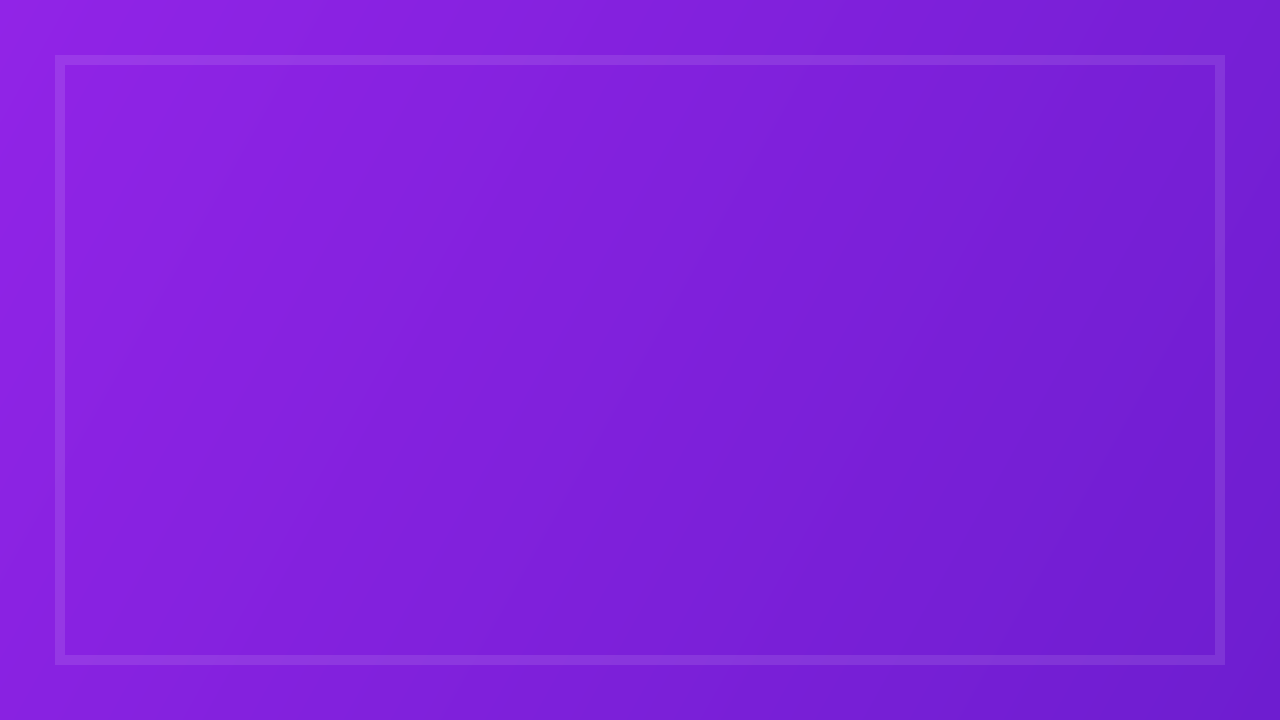
#> input picture asset/template1/brect.png, 1280 x 720 px
$ python ying.py asset/template1/brect.png out.png   (older library calls are emulated)
#> lines starting #> are read from the running program, lines starting #| are printed output that depends on the picture; after the words box and inside, x2 and y2 are one past the last pixel; in counts of white or black regions, pixels touching at a corner belong together
import numpy as np
import matplotlib.pyplot as plt
import imageio
import scipy, scipy.misc, scipy.signal
import cv2
import sys

def computeTextureWeights(fin, sigma, sharpness):
    dt0_v = np.vstack((np.diff(fin, n=1, axis=0), fin[0,:]-fin[-1,:]))
    dt0_h = np.vstack((np.diff(fin, n=1, axis=1).conj().T, fin[:,0].conj().T-fin[:,-1].conj().T)).conj().T

    gauker_h = scipy.signal.convolve2d(dt0_h, np.ones((1,sigma)), mode='same')
    gauker_v = scipy.signal.convolve2d(dt0_v, np.ones((sigma,1)), mode='same')

    W_h = 1/(np.abs(gauker_h)*np.abs(dt0_h)+sharpness)
    W_v = 1/(np.abs(gauker_v)*np.abs(dt0_v)+sharpness)

    return  W_h, W_v

def solveLinearEquation(IN, wx, wy, lamda):
    [r, c] = IN.shape
    k = r * c
    dx =  -lamda * wx.flatten('F')
    dy =  -lamda * wy.flatten('F')
    tempx = np.roll(wx, 1, axis=1)
    tempy = np.roll(wy, 1, axis=0)
    dxa = -lamda *tempx.flatten('F')
    dya = -lamda *tempy.flatten('F')
    tmp = wx[:,-1]
    tempx = np.concatenate((tmp[:,None], np.zeros((r,c-1))), axis=1)
    tmp = wy[-1,:]
    tempy = np.concatenate((tmp[None,:], np.zeros((r-1,c))), axis=0)
    dxd1 = -lamda * tempx.flatten('F')
    dyd1 = -lamda * tempy.flatten('F')

    wx[:,-1] = 0
    wy[-1,:] = 0
    dxd2 = -lamda * wx.flatten('F')
    dyd2 = -lamda * wy.flatten('F')

    Ax = scipy.sparse.spdiags(np.concatenate((dxd1[:,None], dxd2[:,None]), axis=1).T, np.array([-k+r,-r]), k, k)
    Ay = scipy.sparse.spdiags(np.concatenate((dyd1[None,:], dyd2[None,:]), axis=0), np.array([-r+1,-1]), k, k)
    D = 1 - ( dx + dy + dxa + dya)
    A = ((Ax+Ay) + (Ax+Ay).conj().T + scipy.sparse.spdiags(D, 0, k, k)).T

    tin = IN[:,:]
    tout = scipy.sparse.linalg.spsolve(A, tin.flatten('F'))
    OUT = np.reshape(tout, (r, c), order='F')

    return OUT


def tsmooth(img, lamda=0.01, sigma=3.0, sharpness=0.001):
    I = cv2.normalize(img.astype('float64'), None, 0.0, 1.0, cv2.NORM_MINMAX)
    x = np.copy(I)
    wx, wy = computeTextureWeights(x, sigma, sharpness)
    S = solveLinearEquation(I, wx, wy, lamda)
    return S

def rgb2gm(I):
    if (I.shape[2] == 3):
        I = cv2.normalize(I.astype('float64'), None, 0.0, 1.0, cv2.NORM_MINMAX)
        I = np.abs((I[:,:,0]*I[:,:,1]*I[:,:,2]))**(1/3)

    return I

def applyK(I, k, a=-0.3293, b=1.1258):
    f = lambda x: np.exp((1-x**a)*b)
    beta = f(k)
    gamma = k**a
    J = (I**gamma)*beta
    return J

def entropy(X):
    tmp = X * 255
    tmp[tmp > 255] = 255
    tmp[tmp<0] = 0
    tmp = tmp.astype(np.uint8)
    _, counts = np.unique(tmp, return_counts=True)
    pk = np.asarray(counts)
    pk = 1.0*pk / np.sum(pk, axis=0)
    S = -np.sum(pk * np.log2(pk), axis=0)
    return S

def maxEntropyEnhance(I, isBad, a=-0.3293, b=1.1258):
    # Esatimate k
    tmp = cv2.resize(I, (50,50), interpolation=cv2.INTER_AREA)
    tmp[tmp<0] = 0
    tmp = tmp.real
    Y = rgb2gm(tmp)

    isBad = isBad * 1
    isBad = scipy.misc.imresize(isBad, (50,50), interp='bicubic', mode='F')
    isBad[isBad<0.5] = 0
    isBad[isBad>=0.5] = 1
    Y = Y[isBad==1]

    if Y.size == 0:
       J = I
       return J

    f = lambda k: -entropy(applyK(Y, k))
    opt_k = scipy.optimize.fminbound(f, 1, 7)

    # Apply k
    J = applyK(I, opt_k, a, b) - 0.01
    return J


def Ying_2017_CAIP(img, mu=0.5, a=-0.3293, b=1.1258):
    lamda = 0.5
    sigma = 5
    I = cv2.normalize(img.astype('float64'), None, 0.0, 1.0, cv2.NORM_MINMAX)

    # Weight matrix estimation
    t_b = np.max(I, axis=2)
    t_our = cv2.resize(tsmooth(scipy.misc.imresize(t_b, 0.5, interp='bicubic', mode='F'), lamda, sigma), (t_b.shape[1], t_b.shape[0]), interpolation=cv2.INTER_AREA)

    # Apply camera model with k(exposure ratio)
    isBad = t_our < 0.5
    J = maxEntropyEnhance(I, isBad)

    # W: Weight Matrix
    t = np.zeros((t_our.shape[0], t_our.shape[1], I.shape[2]))
    for i in range(I.shape[2]):
        t[:,:,i] = t_our
    W = t**mu

    I2 = I*W
    J2 = J*(1-W)

    result = I2 + J2
    result = result * 255
    result[result > 255] = 255
    result[result<0] = 0
    return result.astype(np.uint8)

def main():
    img_name = sys.argv[1]
    img = cv2.imread(img_name,cv2.IMREAD_UNCHANGED)
#> img is the input picture: shape (720, 1280, 3); mean B, G, R 219.4, 33.4, 128
    # img = cv2.cvtColor(img, cv2.COLOR_RGBA2BGRA)
    # img = imageio.imread(img_name)
    result = Ying_2017_CAIP(img)
#> in solveLinearEquation, `tempy = np.roll(wy, 1, axis=0)`:
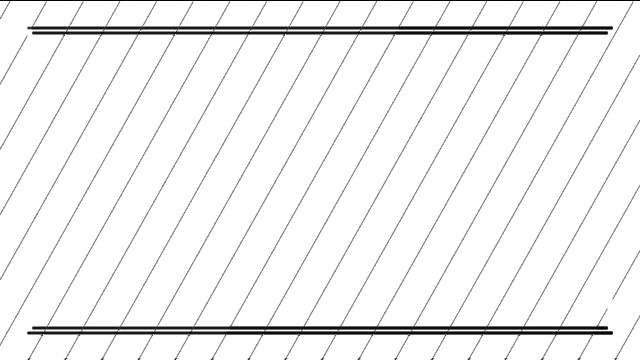
#> tempy: shape (360, 640) float64; min 15.84, max 1000, mean 950.9; drawn with min black and max white
#> in solveLinearEquation, `tmp = wx[:,-1]`: tmp = 360 values, max 2.04 at index 149, min 1.8 at index 146, mean 1.94
#> in solveLinearEquation, `tempx = np.concatenate((tmp[:,None], np.zeros((r,c-1))), axis=1)`:
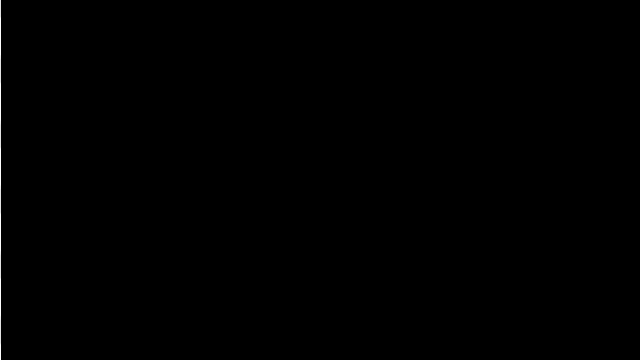
#> tempx: shape (360, 640) float64; min 0, max 2.04, mean 0.00303; drawn with min black and max white
#> in solveLinearEquation, `tmp = wy[-1,:]`: tmp = 640 values, max 23.39 at index 84, min 15.84 at index 192, mean 19.57
#> in solveLinearEquation, `wx[:,-1] = 0`: wx: shape (360, 640) float64; min 0, max 1000, mean 956.8
#> in solveLinearEquation, `wy[-1,:] = 0`: wy: shape (360, 640) float64; min 0, max 1000, mean 950.9
#> in Ying_2017_CAIP, `isBad = t_our < 0.5`:
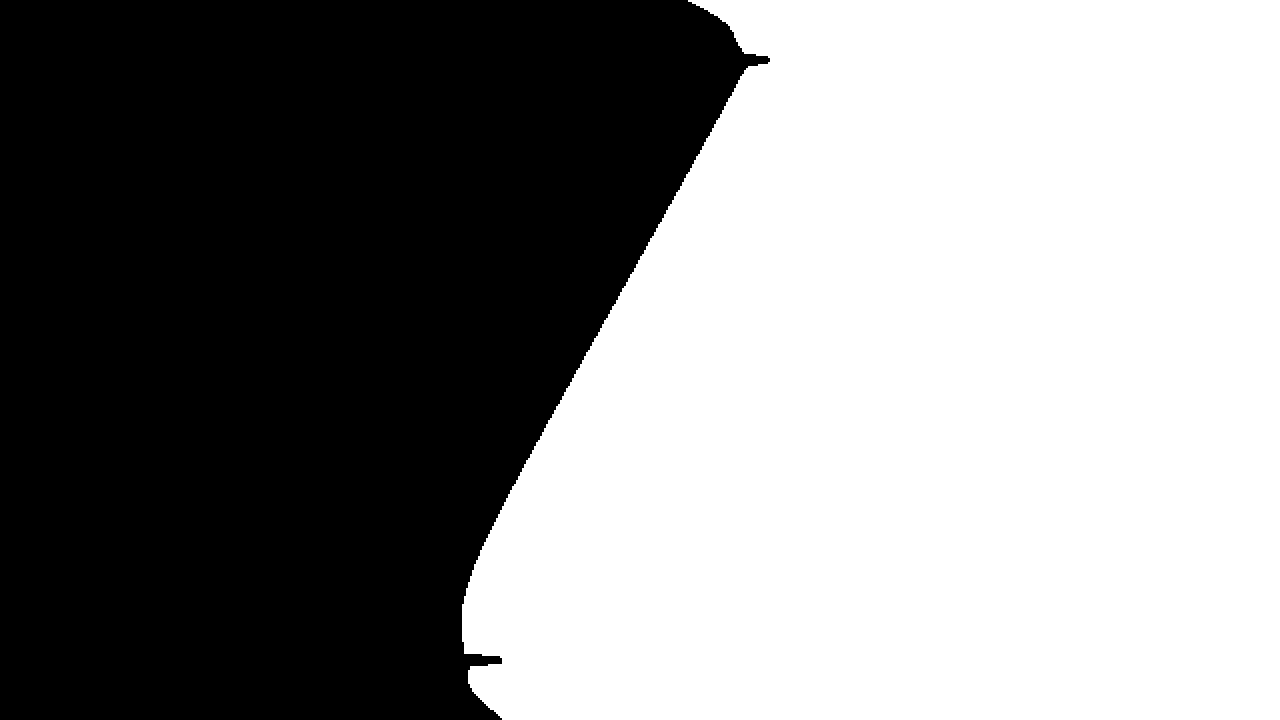
#> isBad: shape (720, 1280) bool; 53.9% white; 1 black region, box (x1, y1, x2, y2) and area: (0, 0, 770, 720) 425116
#> in maxEntropyEnhance, `isBad[isBad<0.5] = 0`: isBad: shape (50, 50) float32; min 0, max 1.05, mean 0.536
#> in maxEntropyEnhance, `isBad[isBad>=0.5] = 1`:
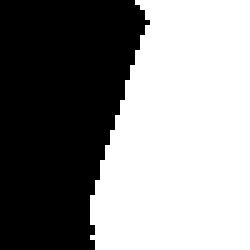
#> isBad: shape (50, 50) float32 (shown 5 times larger); values 0 (black) and 1 (white), 53.9% white; 1 black region, box (x1, y1, x2, y2) and area: (0, 0, 30, 50) 1153
#> in maxEntropyEnhance, `Y = Y[isBad==1]`: Y = 1347 values, max 0.335 at index 87, min 3.06e-12 at index 1315, mean 0.178
#> in applyK, `J = (I**gamma)*beta`: J = 1347 values, max 0.688 at index 87, min 2.41e-08 at index 1315, mean 0.447
#> in entropy, `tmp = X * 255`: tmp = 1347 values, max 175.5 at index 87, min 6.13e-06 at index 1315, mean 113.9
#> in entropy, `tmp = tmp.astype(np.uint8)`: tmp = 1347 values, max 175 at index 87, min 0 at index 1252, mean 113.3
#> in entropy, `_, counts = np.unique(tmp, return_counts=True)`: counts = 85 values, max 250 at index 28, min 1 at index 1, mean 15.85
#> in entropy, `pk = np.asarray(counts)`: pk has the same summary as counts
#> in entropy, `pk = 1.0*pk / np.sum(pk, axis=0)`: pk = 85 values, max 0.186 at index 28, min 0.000742 at index 1, mean 0.0118
#> in entropy, `S = -np.sum(pk * np.log2(pk), axis=0)`: S = 4.21
#> in maxEntropyEnhance, `opt_k = scipy.optimize.fminbound(f, 1, 7)`: opt_k = 6.54
#> in Ying_2017_CAIP, `I2 = I*W`:
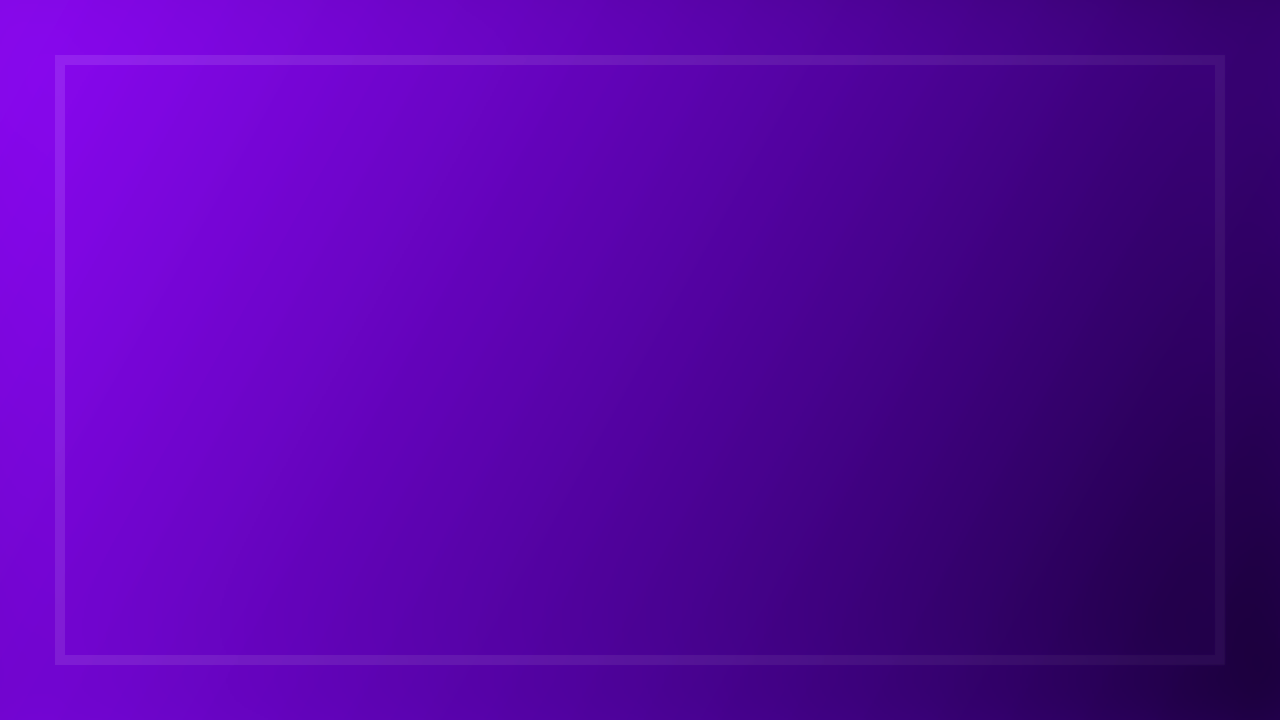
#> I2: shape (720, 1280, 3) float64; mean B, G, R 0.632, 0.0156, 0.333
#> in Ying_2017_CAIP, `J2 = J*(1-W)`:
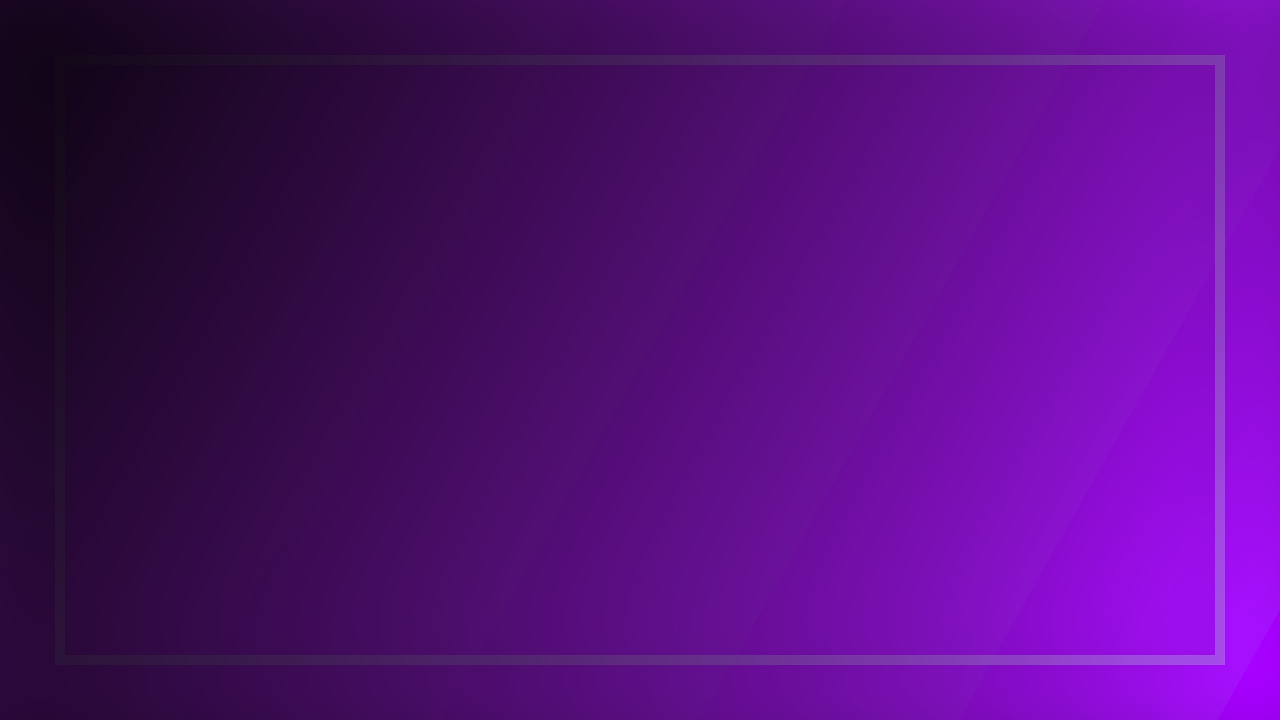
#> J2: shape (720, 1280, 3) float64; mean B, G, R 0.53, 0.0548, 0.366; drawn with min black and max white
#> in Ying_2017_CAIP, `result[result > 255] = 255`:
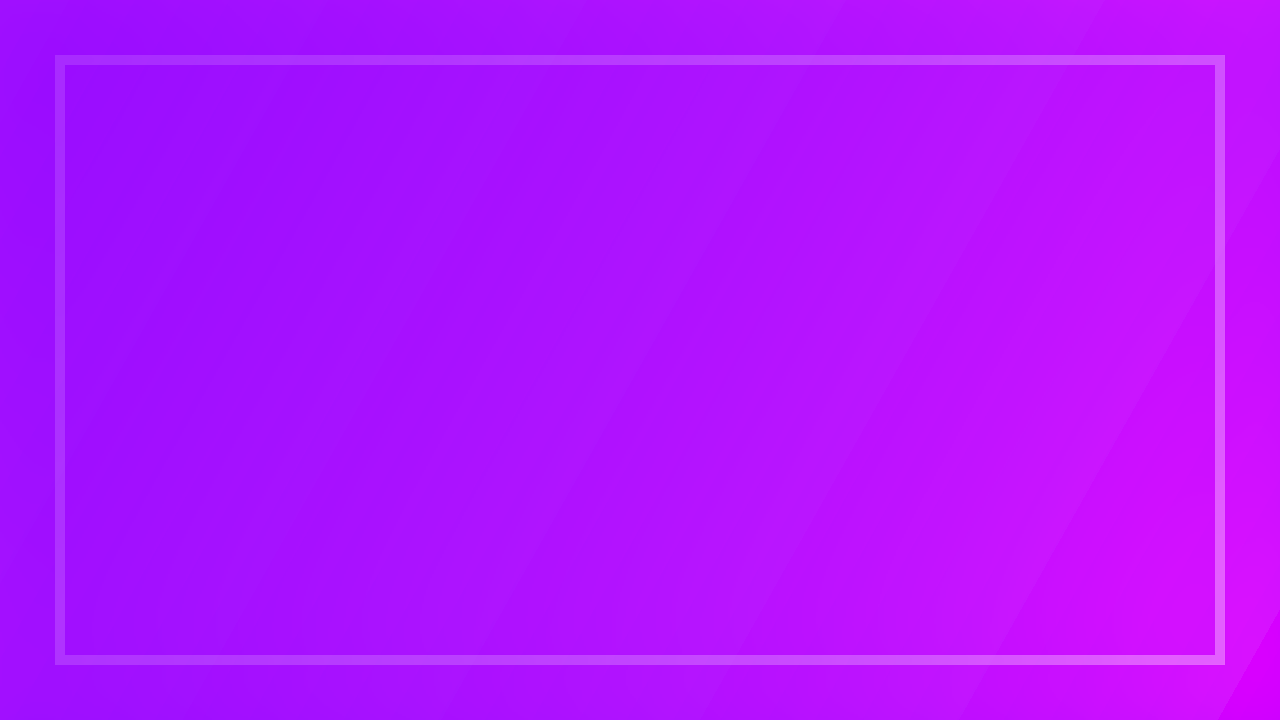
#> result: shape (720, 1280, 3) float64; mean B, G, R 255, 17.9, 178.1; drawn with min black and max white
    cv2.imwrite(sys.argv[2], result, [cv2.IMWRITE_JPEG_QUALITY, 80, cv2.IMWRITE_JPEG_OPTIMIZE, cv2.IMWRITE_JPEG_PROGRESSIVE])
    # plt.imshow(result)
    # plt.show()

if __name__ == '__main__':
    main()
